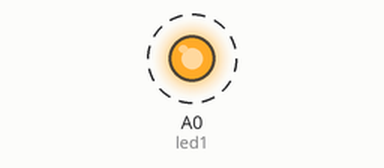
This sketch was run on a simulated Arduino Uno, built with avr-gcc and run on an emulated ATmega328P. Shown: output pins drawn as LEDs (lit = HIGH). Dashed ring = blinking.

Above: at 0.2 s.
Timing chart, 0 to 3.0 s (numbered marks = the images above):
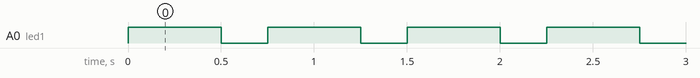

The sketch:

DigitalLED.ino
```cpp
/* Here we declare variables to store data in our program
 * variables use a little bit of memory to store a little bit of data of different types
 * data types (int, long, float, double, uint_16, char, string etc.) determine what kind of data is stored in memory
 *
 * there are two types of memory: program and dynamic
 * program memory stores all of the compiled code you write and other things you want to place there
 * it says static until the uC is reprogrammed (from the upload button in this case)
 * dynamic memory stores information for the short term and it can change over the course of a program
 * variables have a SCOPE which is like visibility to parts of the program
 * if a variable is declared outside of any brackets or braces its scope is GLOBAL
 * global variables consume dynamic memory for the entire run of a program
 * global variables have a set type but their values can change (unless declared const - constant)
 * if a variable is declared inside a set of curly braces {} that varible is can only be used by code that is also in the braces
 * after the code in the braces has run the memory for that varible can be used by another part of a program
 * that memory is dynamic; it is volitile.
 */

//these global variables give names to pin numbers
const int led1 = A0;

//these global variables control timing
int onDelay = 500;
int offDelay = 250;

// put setup code here, to run once when the uC is powered on:
void setup() {
  /*
   *  pinMode is a function we need to call. Function calls usually look like this: function();
   *  Anything placed in the () is called an argument
   *  The pinMode() function takes two arguments: an integer and a keyword
   *  led1 is an integer global variable and OUTPUT is a keyword
   *  We could also use INPUT or INPUT_PULLUP as keywords to change how the pin functions.
   *
   *  You will also notice that setup() above and loop() below are also functions.
   *  However setup() and loop() have a declaration in front of them (void)
   *  Just like the variable type (int) above, void is also a type
   *  Just like we declared variables above we are declaring setup() and loop() only with a void type...
   *  Void means a function does not return a value. If a function is declared with a data type it can also return a value.
   *  We now know the structure for declaring and calling both variables and functions.
  */
  pinMode(led1, OUTPUT);
}

// put other code here, to run repeatedly:
void loop() {
  //digitalWrite() uses two arguments (int pin# and digital state (HIGH/LOW || 1/0)) to control a digital output
  digitalWrite(led1, HIGH);
  //delay uses one argument (int milliseconds) to pause the program for a short period of time
  delay(onDelay);
  digitalWrite(led1, LOW);
  //delay can be problematic when programs become more complex becuase nothing else can happen during a delay...
  delay(offDelay);
}
```

Measured:
- by itself, A0 (led1): alternates HIGH for 0.50 s and LOW for 0.25 s
